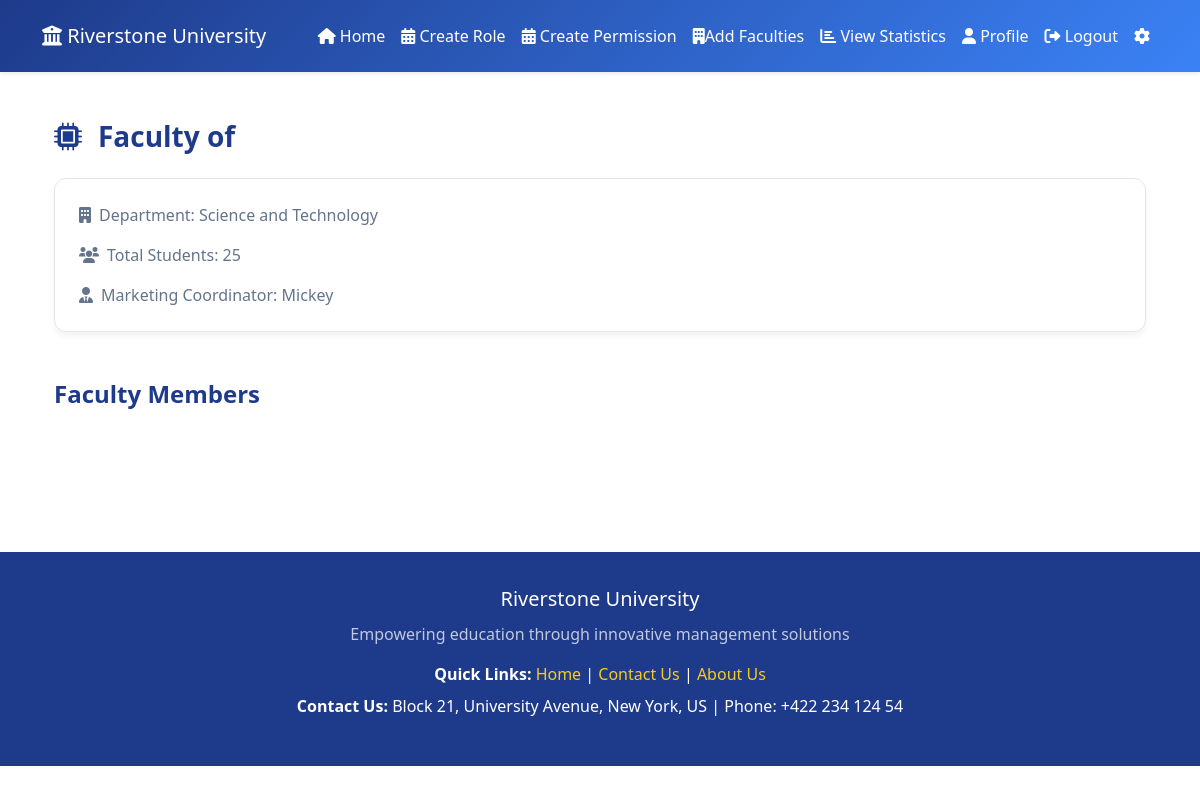
Before: /src/Admin/design/eachfaculty.php?id=2 (signed in) with the older database file.
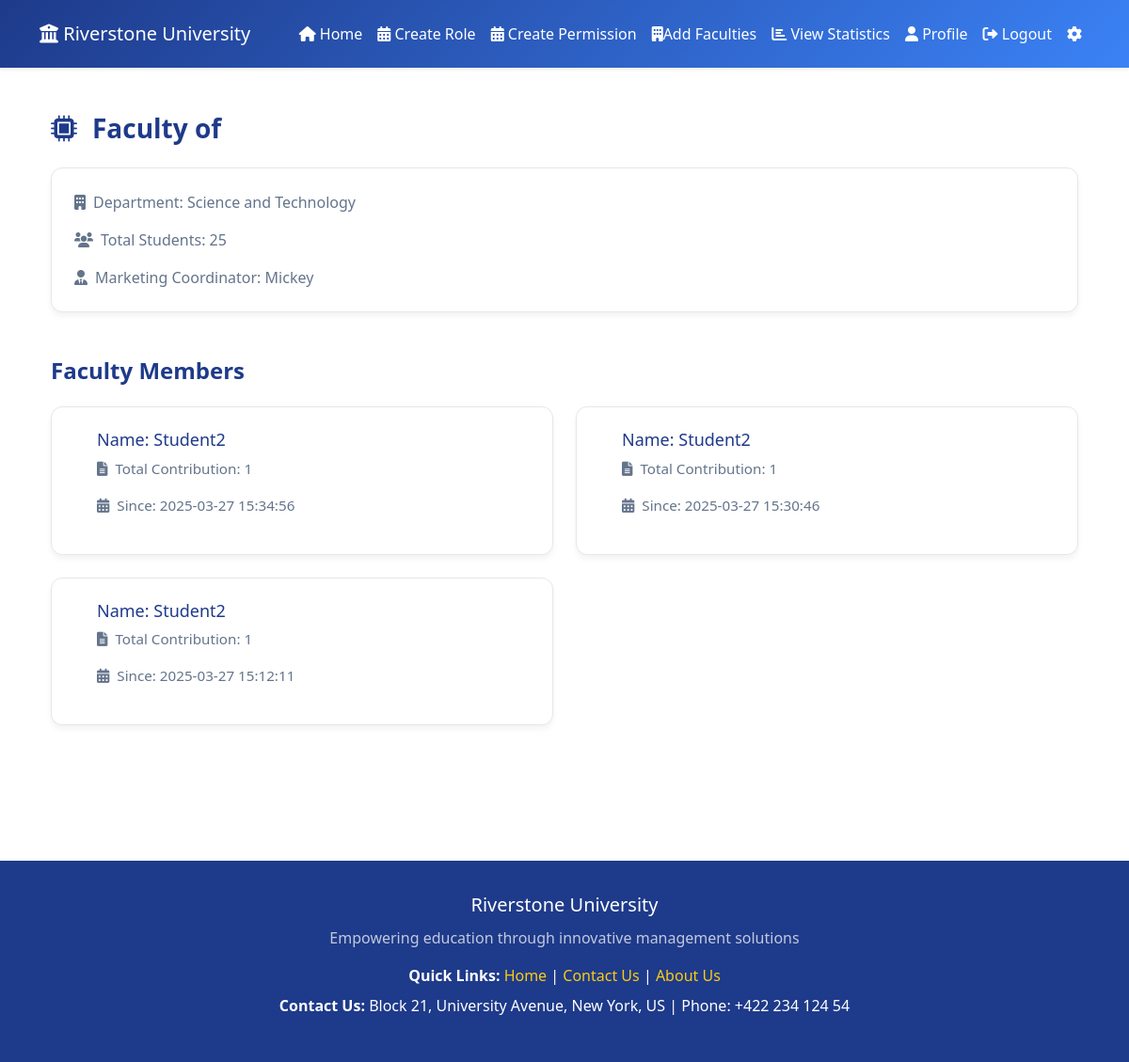
After: the same page with the newer database file.
### tables this page shows
CREATE TABLE `articles` (
  `article_id` int(11) NOT NULL,
  `user_id` int(11) NOT NULL,
  `title` varchar(255) NOT NULL,
  `status` varchar(30) DEFAULT NULL,
  `created_at` timestamp NOT NULL DEFAULT current_timestamp(),
  `updated_at` timestamp NOT NULL DEFAULT current_timestamp() ON UPDATE current_timestamp()
);

CREATE TABLE `users` (
  `id` int(11) NOT NULL,
  `name` varchar(50) NOT NULL,
  `email` varchar(50) NOT NULL,
  `address` varchar(50) DEFAULT NULL,
  `phone` varchar(50) DEFAULT NULL,
  `password` varchar(255) NOT NULL,
  `faculty_id` int(11) DEFAULT NULL,
  `created_at` timestamp NOT NULL DEFAULT current_timestamp()
);

### _classes/Libs/Database/MySQL.php (called while the page is built, shortened)
<?php
class MySQL{
    private $dbhost;
    private $dbuser;
    private $dbpass;
    private $dbname;
    public function __construct(
        $dbhost="localhost",
        $dbuser="root",
        $dbpass="",
        $dbname="ewsd")
    {
        $this->dbhost=$dbhost;
        $this->dbuser=$dbuser;
        $this->dbpass=$dbpass;
        $this->dbname=$dbname;
    }
    public function connect(){
        try{
            $this->db=new PDO("mysql:dbhost=$this->dbhost;
            dbname=$this->dbname",
            $this->dbuser,
            $this->dbpass,
            [
                PDO::ATTR_ERRMODE => PDO::ERRMODE_EXCEPTION,
                PDO::ATTR_DEFAULT_FETCH_MODE => PDO::FETCH_OBJ,
            ]
            );
            return $this->db;
        }catch(PDOException $e){
            echo $e->getMessage();
            exit();
        }
    }
}

### _classes/Libs/Database/ArticleTable.php (called while the page is built, shortened)
<?php
class ArticleTable
{
    private $db;
    public function __construct(MySQL $mysql)
    {
        $this->db = $mysql->connect();
    }
    public function getFacultyArticles($faculty_id)
    {
        try {
            $statement = $this->db->prepare("
                SELECT a.article_id, a.title, a.status, a.created_at,
                       d.docfile, i.imagefile,
                       u.name AS student_name, f.faculty_name
                FROM articles a
                LEFT JOIN doc_attachment d ON a.article_id = d.article_id
                LEFT JOIN img_attachment i ON a.article_id = i.article_id
                LEFT JOIN users u ON a.user_id = u.id  -- Get student
                LEFT JOIN faculties f ON u.faculty_id = f.id  -- Get faculty
                WHERE u.faculty_id = :faculty_id
                ORDER BY a.created_at DESC
            ");
            $statement->execute(['faculty_id' => $faculty_id]);
            return $statement->fetchAll(PDO::FETCH_ASSOC);
        } catch (PDOException $e) {
            echo "Error:" . $e->getMessage();
            exit();
        }
    }
}

### src/Admin/design/eachfaculty.php (the view, shortened to what this page needs)
<?php
$faculty_id = $_GET['id'];
$table = new ArticleTable(new MySQL);
$members = $table->getFacultyArticles($faculty_id);
?>
<!DOCTYPE html>
<html lang="en">
<head>
    <link href="https://cdn.jsdelivr.net/npm/bootstrap@5.3.0/dist/css/bootstrap.min.css" rel="stylesheet">
    <link rel="stylesheet" href="https://cdnjs.cloudflare.com/ajax/libs/font-awesome/6.0.0/css/all.min.css">
</head>
<body>
    <?php include "header.php"; ?>
    <main class="container mx-auto px-4 py-5">
        <section class="mb-5">
            <h1 class="faculty-header mb-4 d-flex align-items-center">
                <i class="fas fa-microchip me-3 text-primary-light"></i> Faculty of
            </h1>
            <div class="faculty-card p-4">
                <div class="faculty-details">
                    <p class="mb-3"><i class="fas fa-building me-2 text-primary-light"></i>Department: Science and Technology</p>
                    <p class="mb-3"><i class="fas fa-users me-2 text-primary-light"></i>Total Students: 25</p>
                    <p class="mb-0"><i class="fas fa-user-tie me-2 text-primary-light"></i>Marketing Coordinator: Mickey</p>
                </div>
            </div>
        </section>
        <section class="mb-5">
            <h2 class="section-title mb-4">Faculty Members</h2>
            <div class="row row-cols-1 row-cols-md-2 g-4">
                <?php foreach ($members as $member) : ?>
                <div class="col">
                    <div class="member-card p-4">
                        <div class="d-flex align-items-start">
                            <div class="ms-4">
                                <h3 class="member-name">Name: <?php echo $member['student_name']; ?></h3>
                                <p class="member-info mt-2"><i class="fas fa-file-alt me-2 text-primary-light"></i>Total Contribution: <?php echo 1 ?></p>
                                <p class="member-info mt-1"><i class="fas fa-calendar-alt me-2 text-primary-light"></i>Since: <?php echo $member['created_at']; ?></p>
                            </div>
                        </div>
                    </div>
                </div>
                <?php endforeach ?>
            </div>
        </section>
    </main>
    <?php include "footer.php"; ?>
</body>
</html>

### src/Admin/design/header.php (shortened to what this page needs)
<!DOCTYPE html>
<html lang="en">
<head>
    <link rel="stylesheet" href="../../../css/bootstrap.min.css">
    <link rel="stylesheet" href="https://cdnjs.cloudflare.com/ajax/libs/font-awesome/6.0.0/css/all.min.css">
</head>
<body>
    <nav class="navbar navbar-expand-lg navbar-dark gradient-bg shadow-sm">
        <div class="container">
            <a class="navbar-brand text-white" href="index.php"><i class="fas fa-university"></i> Riverstone University</a>
            <div class="collapse navbar-collapse" id="desktopNav">
                <ul class="navbar-nav ms-auto">
                    <li class="nav-item"><a class="nav-link text-white" href="./dashboard.php"><i class="fas fa-home"></i> Home</a></li>
                    <li class="nav-item"><a class="nav-link text-white" href="./role.php"><i class="fas fa-calendar-alt"></i> Create Role</a></li>
                    <li class="nav-item"><a class="nav-link text-white" href="./permissions.php"><i class="fas fa-calendar-alt"></i> Create Permission</a></li>
                    <li class="nav-item"><a class="nav-link text-white" href="./faculty.php"><i class="fas fa-building"></i>Add Faculties</a></li>
                    <li class="nav-item"><a class="nav-link text-white" href="../../statistics/piechart.php"><i class="fas fa-chart-bar"></i> View Statistics</a></li>
                    <li class="nav-item"><a class="nav-link text-white" href="#"><i class="fas fa-user"></i> Profile</a></li>
                    <li class="nav-item"><a class="nav-link text-white" href="../../Auth/code/logout.php"><i class="fas fa-sign-out-alt"></i> Logout</a></li>
                    <li class="nav-item"><a class="nav-link text-white" href="./setting.php"><i class="fa-solid fa-gear"></i></a></li>
                </ul>
            </div>
        </div>
    </nav>
</body>
</html>

### src/Admin/design/footer.php (shortened to what this page needs)
<!DOCTYPE html>
<html lang="en">
<head>
</head>
<body>
    <footer>
        <div class="container text-center">
            <p class="fs-5 mb-2">Riverstone University</p>
            <p class="text-light opacity-75 mb-3">Empowering education through innovative management solutions</p>
            <p class="mb-2"><strong>Quick Links:</strong>
                <a href="index.php">Home</a> |
                <a href="Contact_Us.html">Contact Us</a> |
                <a href="#">About Us</a>
            </p>
            <p><strong>Contact Us:</strong> Block 21, University Avenue, New York, US | Phone: +422 234 124 54</p>
        </div>
    </footer>
</body>
</html>

### src/Admin/design/eachfaculty.php (style rules this page uses)
:root { --primary-dark: #1e3a8a; --primary-light: #3b82f6; --accent: #facc15; --light-bg: #f8fafc; --card-bg: #ffffff; --text-muted: #64748b; }
body { background-color: var(--light-bg); font-family: 'Segoe UI', Tahoma, Geneva, Verdana, sans-serif; }
.container { max-width: 1200px; }
.faculty-header { color: var(--primary-dark); font-size: 1.75rem; font-weight: 700; }
.faculty-card, .member-card { background: var(--card-bg); border: 1px solid #e5e7eb; border-radius: 12px; box-shadow: 0 4px 6px rgba(0, 0, 0, 0.05); transition: transform 0.3s ease, box-shadow 0.3s ease; }
.faculty-details { color: var(--text-muted); font-size: 1rem; }
.member-name { color: var(--primary-dark); font-size: 1.125rem; font-weight: 500; }
.member-info { color: var(--text-muted); font-size: 0.95rem; }
.section-title { color: var(--primary-dark); font-size: 1.5rem; font-weight: 700; }

### src/Admin/design/header.php (style rules this page uses)
:root { --primary-dark: #1e3a8a; --primary-light: #3b82f6; --accent: #facc15; --light-bg: #f8fafc; }
.gradient-bg { background: linear-gradient(135deg, var(--primary-dark), var(--primary-light)); }
.navbar { padding: 1rem; position: relative; }

### src/Admin/design/footer.php (style rules this page uses)
:root { --primary-dark: #1e3a8a; --primary-light: #3b82f6; --secondary: #64748b; --accent: #facc15; --light-bg: #f8fafc; --card-bg: #ffffff; }
footer { background: var(--primary-dark); color: white; padding: 2rem 0; margin-top: 3rem; position: relative; z-index: 900; }
footer a { color: var(--accent); text-decoration: none; transition: color 0.3s; }

Changed rows visible on the page:
added articles: user.name "Student2", created_at "2025-03-27 15:34:56"
added articles: user.name "Student2", created_at "2025-03-27 15:30:46"
added articles: user.name "Student2", created_at "2025-03-27 15:12:11"
